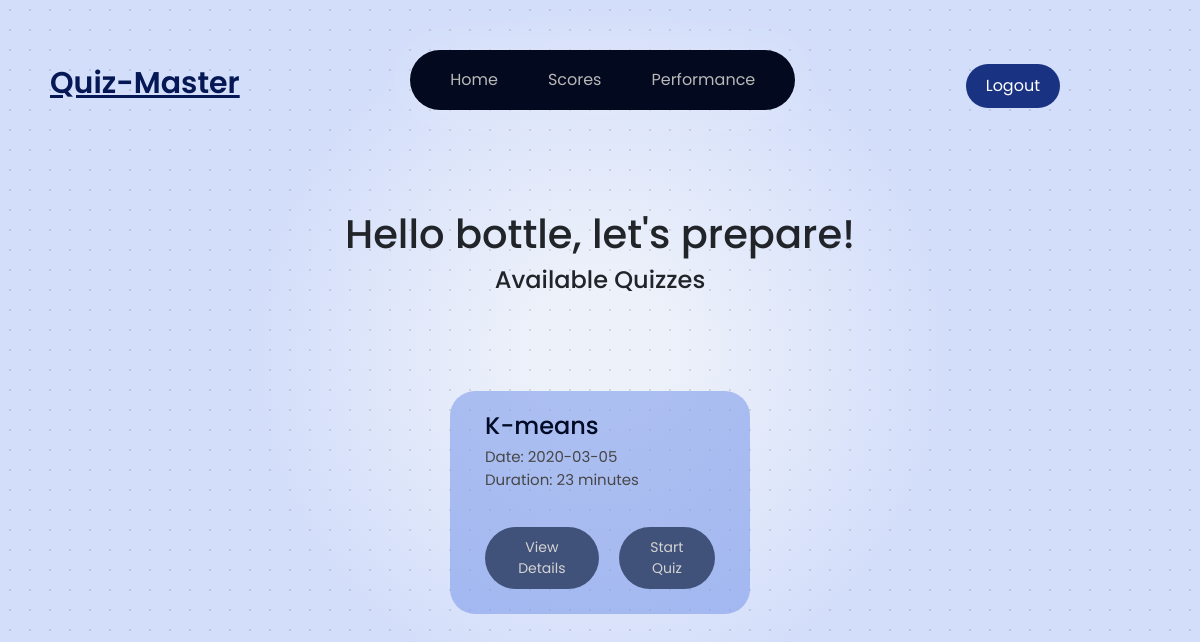
Before: /student (signed in) with the older database file.
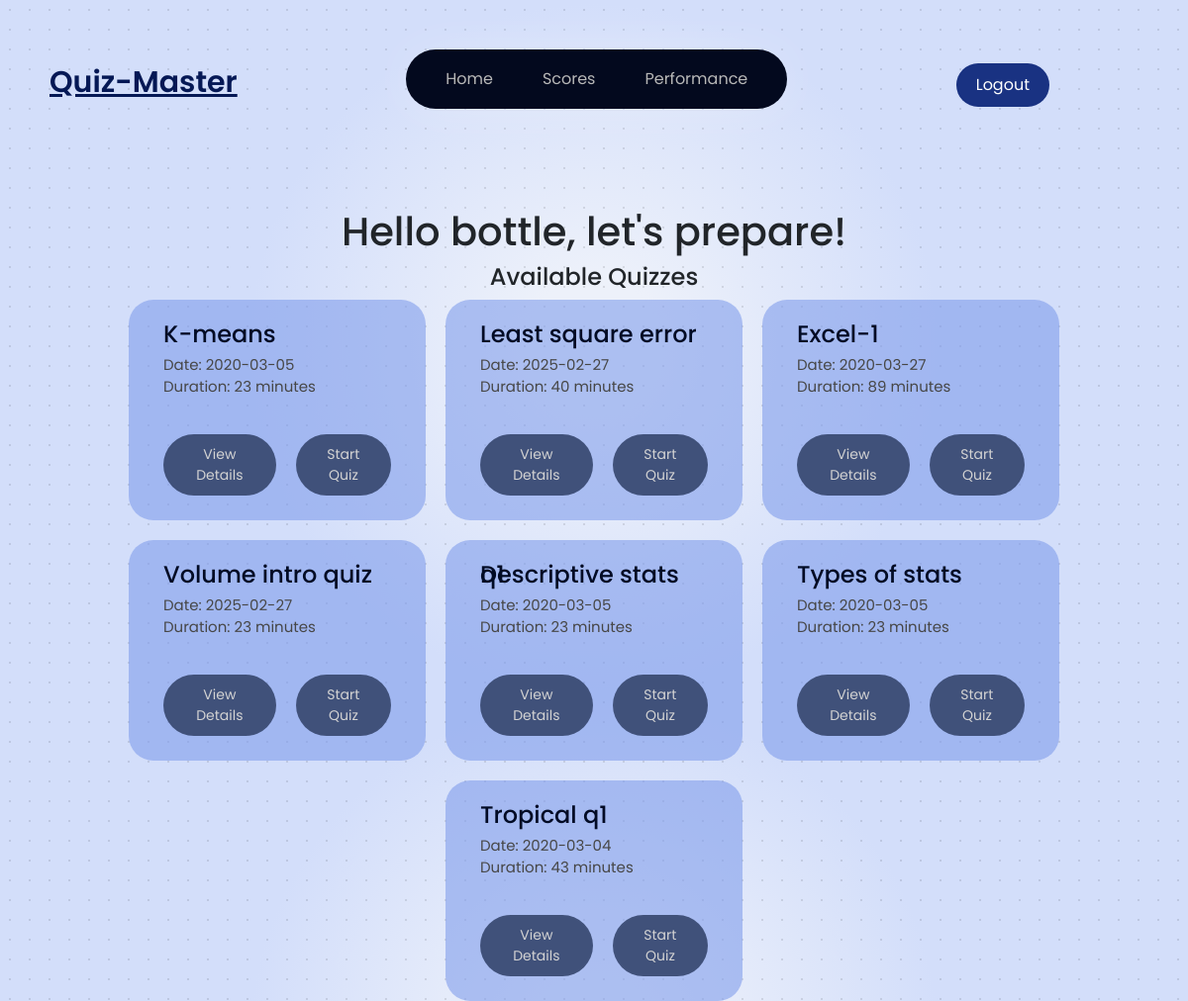
After: the same page with the newer database file.
### models/models.py (models this page shows)
class Users(db.Model):
    __tablename__ = "users"
    userId = db.Column(db.Integer,  primary_key= True)
    userName = db.Column(db.String(120), unique = True, nullable = False)
    passWord = db.Column(db.String(120), nullable = False)
    fullName = db.Column(db.String(120), nullable = False)
    isAdmin = db.Column(db.Boolean, default = False)

class Quiz(db.Model):
    __tablename__ = 'quizzes'
    id = db.Column(db.Integer, primary_key=True)
    subject_id = db.Column(db.Integer, db.ForeignKey('subjects.id'), nullable=False)
    chapter_id = db.Column(db.Integer, db.ForeignKey('chapters.id'), nullable=False)
    date_of_quiz = db.Column(db.Date, nullable=False)
    time_duration = db.Column(db.Integer, nullable=False)
    remarks = db.Column(db.Text, nullable=True)

### controllers/student_dashboard.py (the view)
@student_dashboard_bp.route('/student')
def student_dashboard():
    user_id = session.get('user_id')  # Ensure 'user_id' is set during login
    if user_id:
        user = Users.query.get(user_id)
        if user:
            quizzes = Quiz.query.all()
            return render_template('student_dashboard.html', quizzes=quizzes, userName=user.fullName, userId=user.userId)
        else:
            return "User not found", 404
    else:
        return redirect('/login')

### templates/student_dashboard.html (shortened to what this page needs)
<!DOCTYPE html>
<html lang="en">
<head>
    <link rel="stylesheet" href="{{ url_for('static', filename='styles.css') }}">
</head>
<body class='page_look font_family_poppins'>
    {% include 'navbar_sd.html' %}
    <h1 style="text-align: center;margin-top: 90px;">Hello {{ userName }}, let's prepare!</h1>
    <h4 style="text-align: center;">Available Quizzes</h4>
    <div style="height: 50vh; display: flex; flex-wrap: wrap; justify-content: center; align-items: center; gap: 20px;">
        {% for quiz in quizzes %}
        <div  style="width: 25%;min-height: 120px; margin-top: 20px; background-color: #7f9ced94; padding: 25px 35px; border-radius: 25px; border: 0; box-shadow: 0px 2px 10px rgba(0, 0, 0, 0.0); text-align: center; margin-top: 0px; display: flex; flex-direction: column; justify-content: space-between;">
            <h3 style="text-align:left;font-size: 24px; color:#010b25; padding: 10px 0px; line-height: 0px; font-weight: 500;">{{ quiz.remarks }}</h3>
            <p style="text-align:left;color: rgb(71, 71, 71); font-size: 15px;padding: 2px 0px;">Date: {{ quiz.date_of_quiz }}</p>
            <p style="text-align:left;color: rgb(71, 71, 71); font-size: 15px;padding: 0px 0px; margin-top: -18px;">Duration: {{ quiz.time_duration }} minutes</p>
            <div style="display: flex;justify-content: center;gap: 20px;">
            <a href="{{ url_for('get_quiz_details', quiz_id=quiz.id) }}">
                <button style="margin-top: 20px;font-size: 14px; padding: 10px 15px; background-color: rgb(64, 81, 122); color: rgb(211, 211, 211); border: none; border-radius: 35px;">View Details</button>
            </a>
            <a href="{{ url_for('start_quiz_prev',  quiz_id=quiz.id) }}">
                <button style="margin-top: 20px;font-size: 14px; padding: 10px 15px; background-color: rgb(64, 81, 122); color: rgb(211, 211, 211); border: none; border-radius: 35px;">Start Quiz</button>
            </a>
        </div>
        </div>
        {% endfor %}
    </div>
</body>
</html>

### templates/navbar_sd.html (shortened to what this page needs)
<!DOCTYPE html>
<html lang="en">
<head>
  <link href="https://cdn.jsdelivr.net/npm/bootstrap@5.3.0/dist/css/bootstrap.min.css" rel="stylesheet">
</head>
<body>
  <div style="display: flex; align-items: center; justify-content: space-between; padding: 10px 50px; margin-top: 20px;margin-right: 90px;">
    <h3 class="logo" style="margin-top:33px; margin-left:0px;">Quiz-Master</h3>
    <nav class="navbar" style="background-color: #03091e; padding: 10px 20px; border-radius: 35px; display: flex; align-items: center;">
      <div class="nav-links" style="display: flex; gap: 10px;">
        <a href="{{ url_for('student_dashboard.student_dashboard') }}" class="nav-item" style="text-decoration: none;">Home</a>
        <a href="{{ url_for('student_scores') }}" class="nav-item" style="text-decoration: none;">Scores</a>
        <a href="{{ url_for('student_performance') }}" class="nav-item" style="text-decoration: none;">Performance</a>
      </div>
    </nav>
    <a href="{{ url_for('logout') }}" style="text-decoration: none;">
      <button type="button"
          style="padding: 10px 20px;margin-top: 35%; font-size: 16px; color: white; background-color: #193282; border: none; border-radius: 35px; cursor: pointer;">
          Logout
      </button>
    </a>
  </div>
</body>

### static/styles.css (style rules this page uses)
.page_look { background: radial-gradient(circle, rgba(0, 0, 0, 0.1) 1px, transparent 1px) 0 0 / 20px 20px, radial-gradient(circle, #edf1fa 10%, #d3defa 50%); font-family: 'Poppins', sans-serif; margin: 0; padding: 0; }
.font_family_poppins { font-family: 'Poppins', sans-serif; }

### templates/navbar_sd.html (style rules this page uses)
.navbar { background-color: #03091e; padding: 10px 50px; margin-top: 20px; position: static; top: 30px; left: 50%; z-index: 1; display: flex; align-items: center; border-radius: 35px; box-shadow: 0 0 50px rgba(255, 255, 255, 0.2), 0 0 5px rgba(255, 255, 255, 0.1), 0 0 20px rgba(255, 255, 255, 0.05); max-width: fit-content; margin: 5 auto !important; }
.nav-links { display: flex; gap: 10px; }
.nav-item { text-decoration: none; font-size: 16px; color: #b8b8b8; padding: 8px 20px; border-radius: 25px; transition: all 0.3s ease; font-family: 'Poppins', sans-serif; }
.logo { margin-left: 25px; margin-top: 4%; color: #051855; font-family: 'Poppins', sans-serif; text-decoration: underline; font-weight: 550; font-size: 30px; }

Changed rows visible on the page:
added Quiz: remarks "Least square error", date_of_quiz "2025-02-27", time_duration "40"
added Quiz: remarks "Excel-1", date_of_quiz "2020-03-27", time_duration "89"
added Quiz: remarks "Volume intro quiz", date_of_quiz "2025-02-27", time_duration "23"
added Quiz: remarks "Descriptive stats q1", date_of_quiz "2020-03-05", time_duration "23"
added Quiz: remarks "Types of stats", date_of_quiz "2020-03-05", time_duration "23"
added Quiz: remarks "Tropical q1", date_of_quiz "2020-03-04", time_duration "43"
